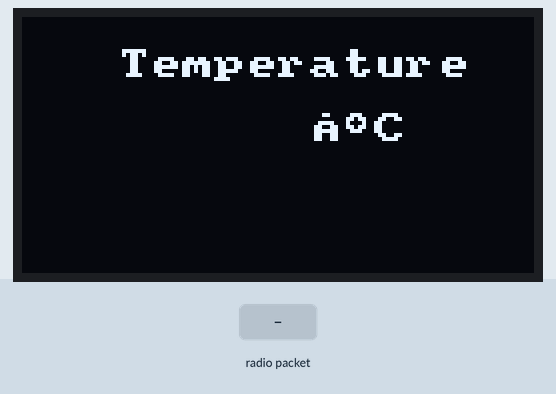
A sketch run on a simulated Arduino Uno, built with avr-gcc and run on an emulated ATmega328P. On the bench: 128×64 one-colour display. The inputs (shaded band) are chosen by the test bench. No radio packets arrive unless stated; what the sketch prints to the serial monitor is not drawn.

Above: at 1.2 s.
1.3 s: radio packet "1" arrives
Timing chart, 0 to 4.3 s (numbered marks = the images above; inputs shaded):
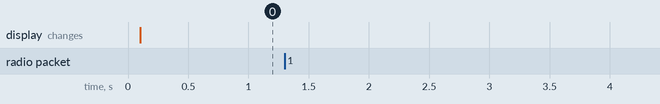

Measured:
- after the input at 1.3 s, every drawn part: stays the same

The sketch:

receiver.ino
```cpp
#include <U8g2lib.h>
#include <U8x8lib.h>
#include <RH_ASK.h>
#include <SPI.h>
#include <Wire.h>


RH_ASK driver;
U8X8_SH1106_128X64_NONAME_HW_I2C oled(U8X8_PIN_NONE, 19, 18);


void setup() {
  Serial.begin(9600);
  oled.begin();
  oled.setFont(u8x8_font_amstrad_cpc_extended_f);
  oled.setCursor(3,1);
  oled.print("Temperature");
  oled.drawUTF8(9, 3, "°C");
  if(!driver.init()){
    oled.clearDisplay();
    oled.setCursor(7,3);
    oled.print("Init failed");
  }


}

void loop() {

  uint8_t buf[RH_ASK_MAX_MESSAGE_LEN];
  uint8_t buflen = sizeof(buf);
  if (driver.recv(buf, &buflen)) {
    int i;
    oled.setCursor(7, 3);
    Serial.print((char*)buf);
  }

}
```
